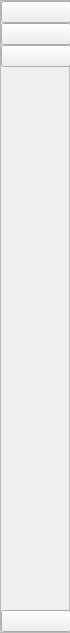
     <widget class="QFrame" name="menu">
      <property name="minimumSize">
       <size>
        <width>70</width>
        <height>0</height>
       </size>
      </property>
      <property name="maximumSize">
       <size>
        <width>70</width>
        <height>16777215</height>
       </size>
      </property>
      <property name="styleSheet">
       <string notr="true">#menu {
	background-color: qlineargradient(spread:repeat, x1:1, y1:0, x2:1, y2:1, stop:0 rgba(116, 182, 202, 255), stop:1 rgba(40, 58, 66, 255));
}

#menu QPushButton {
    border:none;
    padding: 15px;
    color: #fff;
}

#menu QPushButton:hover {
    background: #203b4850;
}</string>
      </property>
      <property name="frameShape">
       <enum>QFrame::StyledPanel</enum>
      </property>
      <property name="frameShadow">
       <enum>QFrame::Raised</enum>
      </property>
      <layout class="QVBoxLayout" name="verticalLayout">
       <property name="spacing">
        <number>0</number>
       </property>
       <property name="leftMargin">
        <number>0</number>
       </property>
       <property name="topMargin">
        <number>0</number>
       </property>
       <property name="rightMargin">
        <number>0</number>
       </property>
       <property name="bottomMargin">
        <number>0</number>
       </property>
       <item>
        <widget class="QPushButton" name="home_btn">
         <property name="minimumSize">
          <size>
           <width>70</width>
           <height>0</height>
          </size>
         </property>
         <property name="maximumSize">
          <size>
           <width>70</width>
           <height>16777215</height>
          </size>
         </property>
         <property name="styleSheet">
          <string notr="true"/>
         </property>
         <property name="text">
          <string/>
         </property>
         <property name="icon">
          <iconset resource="resources.qrc">
           <normaloff>:/logo/assets/logo/logo_white_inc.png</normaloff>:/logo/assets/logo/logo_white_inc.png</iconset>
         </property>
         <property name="iconSize">
          <size>
           <width>35</width>
           <height>35</height>
          </size>
         </property>
        </widget>
       </item>
       <item>
        <widget class="QPushButton" name="export_btn">
         <property name="minimumSize">
          <size>
           <width>70</width>
           <height>0</height>
          </size>
         </property>
         <property name="maximumSize">
          <size>
           <width>70</width>
           <height>16777215</height>
          </size>
         </property>
         <property name="styleSheet">
          <string notr="true"/>
         </property>
         <property name="text">
          <string/>
         </property>
         <property name="icon">
          <iconset resource="resources.qrc">
           <normaloff>:/icons/assets/icons/export.png</normaloff>:/icons/assets/icons/export.png</iconset>
         </property>
         <property name="iconSize">
          <size>
           <width>35</width>
           <height>35</height>
          </size>
         </property>
        </widget>
       </item>
       <item>
        <widget class="QPushButton" name="import_btn">
         <property name="minimumSize">
          <size>
           <width>70</width>
           <height>0</height>
          </size>
         </property>
         <property name="maximumSize">
          <size>
           <width>70</width>
           <height>16777215</height>
          </size>
         </property>
         <property name="styleSheet">
          <string notr="true"/>
         </property>
         <property name="text">
          <string/>
         </property>
         <property name="icon">
          <iconset resource="resources.qrc">
           <normaloff>:/icons/assets/icons/import.png</normaloff>:/icons/assets/icons/import.png</iconset>
         </property>
         <property name="iconSize">
          <size>
           <width>35</width>
           <height>35</height>
          </size>
         </property>
        </widget>
       </item>
       <item>
        <spacer name="verticalSpacer">
         <property name="orientation">
          <enum>Qt::Vertical</enum>
         </property>
         <property name="sizeHint" stdset="0">
          <size>
           <width>20</width>
           <height>543</height>
          </size>
         </property>
        </spacer>
       </item>
       <item>
        <widget class="QPushButton" name="config_btn">
         <property name="minimumSize">
          <size>
           <width>70</width>
           <height>0</height>
          </size>
         </property>
         <property name="maximumSize">
          <size>
           <width>70</width>
           <height>16777215</height>
          </size>
         </property>
         <property name="styleSheet">
          <string notr="true"/>
         </property>
         <property name="text">
          <string/>
         </property>
         <property name="icon">
          <iconset resource="resources.qrc">
           <normaloff>:/icons/assets/icons/settings.png</normaloff>:/icons/assets/icons/settings.png</iconset>
         </property>
         <property name="iconSize">
          <size>
           <width>35</width>
           <height>35</height>
          </size>
         </property>
        </widget>
       </item>
      </layout>
     </widget>
